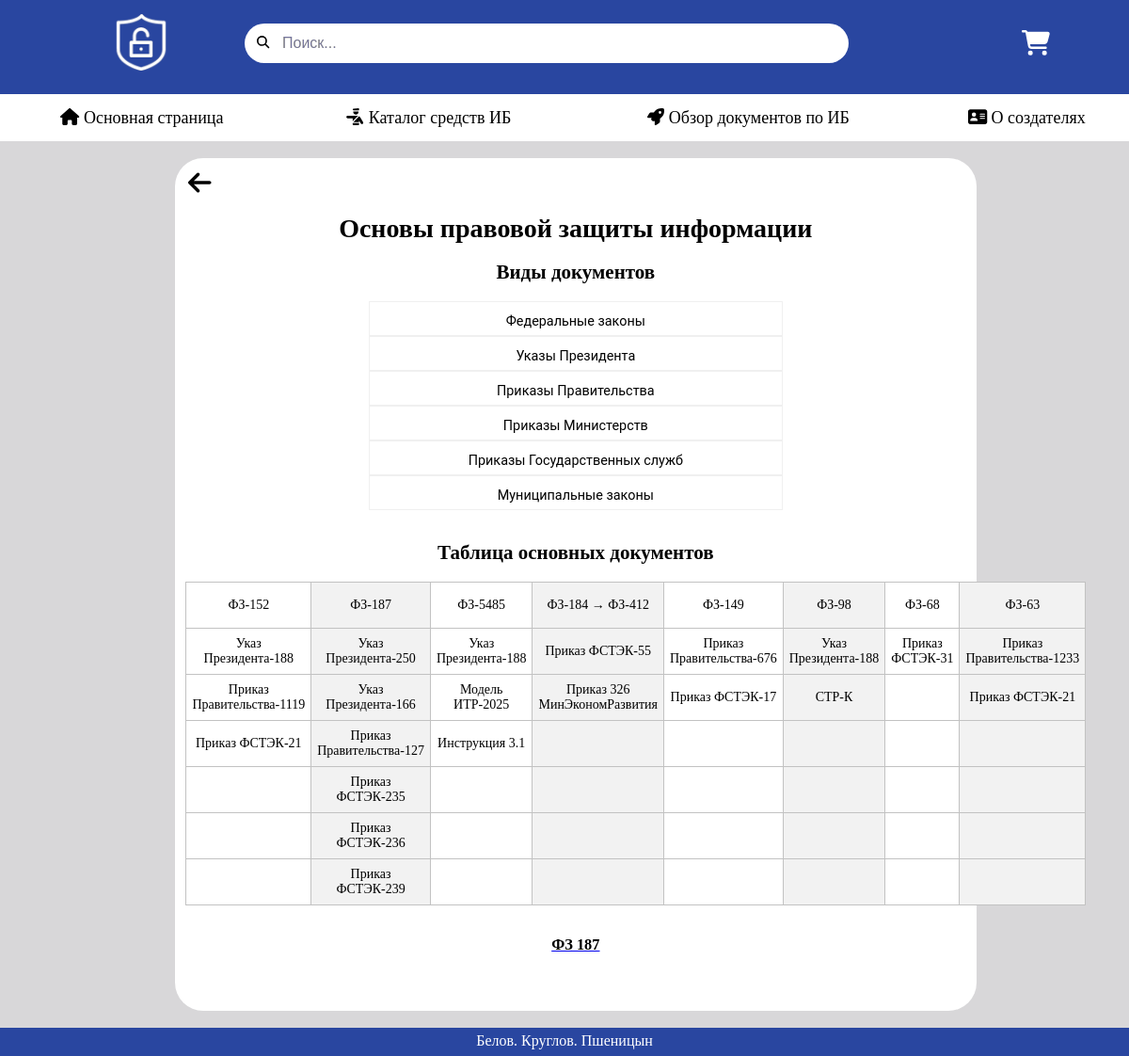
/docs/, run on an earlier commit of the app's database.
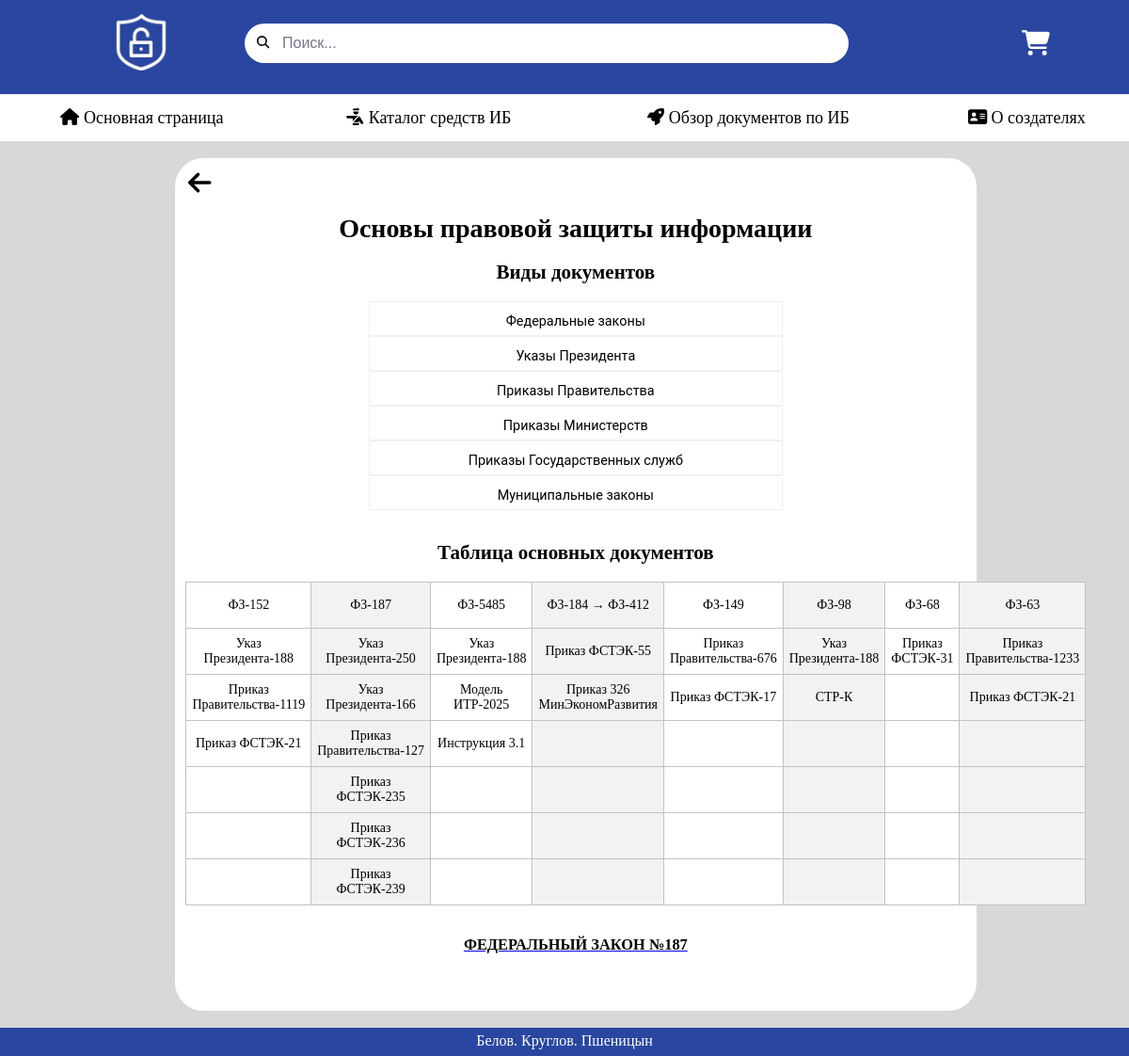
And on a later commit of the database.
### docs/models.py (models this page shows, shortened)
class GeneralDocument(models.Model):
    title = models.CharField('Название', max_length=50)
    ad = models.CharField('Тип документа', max_length=50)
    full_text = models.TextField('Текст документа')
    doc_file = models.FileField(upload_to='doсs', blank=True)
    date = models.DateTimeField('Дата публикации')
    class Meta:
        verbose_name = 'GeneralDocument'
        verbose_name_plural = 'GeneralDocuments'

### docs/views.py (the view)
# urls.py: path('', views.index_general_docs, name='general_docs'),
def index_general_docs(request):
    docs = GeneralDocument.objects.all()
    dict_docs = {'docs': docs}
    return render(request, 'docs/main.html', dict_docs)

### docs/templates/docs/main.html (shortened to what the changed rows need)
{% extends 'main/layout.html' %}
{% load static %}
{% block body_content %}
<div class="features">
    <h1>Основы правовой защиты информации</h1>
    <h2>Виды документов</h2>
    <br>
    <h2>Таблица основных документов</h2>
    <table class="table_docs">
        <thead>
            <tr>
                <td>
                    <div class="tooltip"><a href="#">ФЗ-152</a>
                    </div>
                </td>
                <td>
                    <div class="tooltip"><a href="#">ФЗ-187</a>
                    </div>
                </td>
                <td>
                    <div class="tooltip"><a href="#">ФЗ-5485</a>
                    </div>
                </td>
                <td>
                    <div class="tooltip"><a href="#">ФЗ-184</a> →
                    </div>
                    <div class="tooltip"><a href="#">ФЗ-412</a>
                    </div>
                </td>
                <td>
                    <div class="tooltip"><a href="#">ФЗ-149</a>
                    </div>
                </td>
                <td>
                    <div class="tooltip"><a href="#">ФЗ-98</a>
                    </div>
                </td>
                <td>
                    <div class="tooltip"><a href="#">ФЗ-68</a>
                    </div>
                </td>
                <td>
                    <div class="tooltip"><a href="#">ФЗ-63</a>
                    </div>
                </td>
            </tr>
        </thead>
    </table>
    <br>
    {% if docs %}
    {% for el in docs %}
    <a href="{% url 'general_docs_detail' el.id %}" class="button btn-warning"><h3>{{ el.title }}</h3></a>
    <br>
    <br>
    {% endfor %}
    {% else %}
    <p>Нет записей</p>
    {% endif %}
</div>
{% endblock %}

What changed in the data, as far as the page shows it:
removed GeneralDocument: title "ФЗ 187"
added GeneralDocument: title "ФЕДЕРАЛЬНЫЙ ЗАКОН №187"
